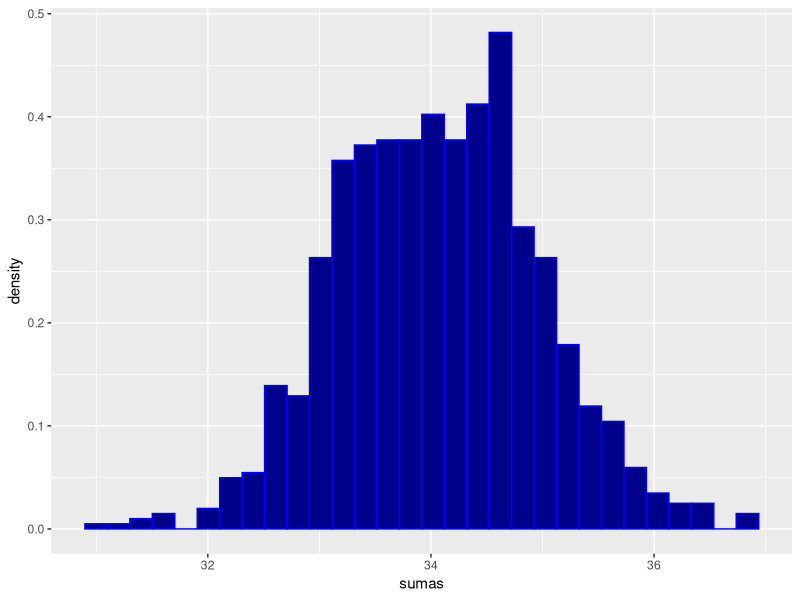
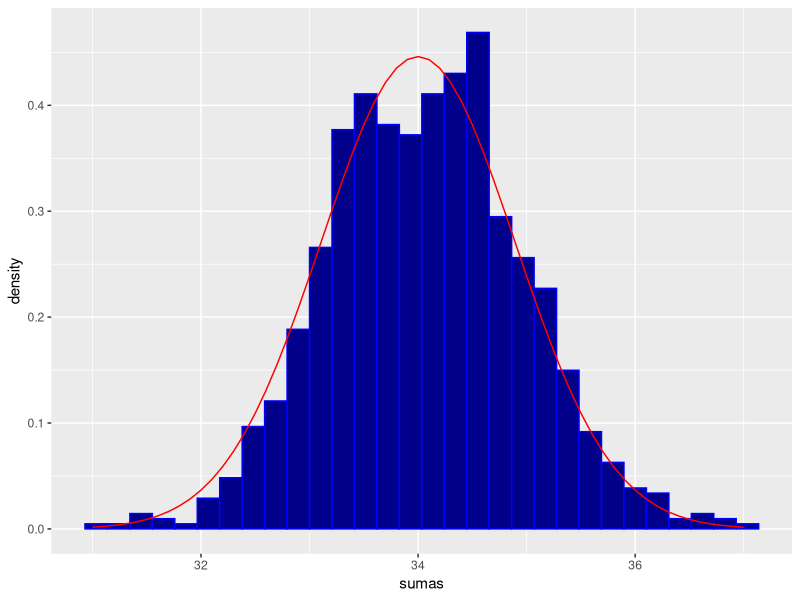

Generate these figures, in order, with R:
library(tidyverse)

# Definimos una población de tamaño 10000 tomado de una normal
# con media 1.7 y desviación 0.2

mi_poblacion = rnorm(10000,mean=1.7,sd=0.2)

# De la población anterior, tomamos 1000 muestras de tamaño 20 y sumamos
# los 20 valores de cada una de las 1000 muestras, de modo que obtenemos
# 1000 sumas. Al arreglo de 1000 sumas lo llamamos suma


sumas = replicate(1000,sum(mi_poblacion[sample(1:10000,20)]))

# Convertimos los resultados anteriores a una tabla llamada mi_data 
# de 1000 filas y una columna llamada sumas 

mi_data = data.frame(sumas=sumas)

# Graficamos el histograma de frecuencias relativas

ggplot()+
  geom_histogram(data = mi_data,
                 mapping = aes(x=sumas,y=after_stat(density)),
                 color = "blue",
                 fill = "darkblue")

# Para cada número de 31, 31.1, 31.2, 31.3,..., 36.8, 36.9, 37, calculamos
# f(x) donde f es la densidad de una N(media=20*1.7,sd= sqrt(20*0.2^2))

gaussiana_verdadera = data.frame(abscisas = seq(31,37,by=0.1),
                                 ordenadas = dnorm(seq(31,37,by=0.1),
                                                   20*1.7,
                                                   sqrt(20*0.2^2)))

# Graficamos el histograma anterior junto con la campana correspondiente
# a una N(media=20*1.7,sd= sqrt(20*0.2^2))

ggplot()+
  geom_histogram(data = mi_data,
                 mapping = aes(x=sumas,y=after_stat(density)),
                 color = "blue",
                 fill = "darkblue") +
  geom_line(data = gaussiana_verdadera,
            mapping = aes(x=abscisas,y=ordenadas),
            color = "red")








